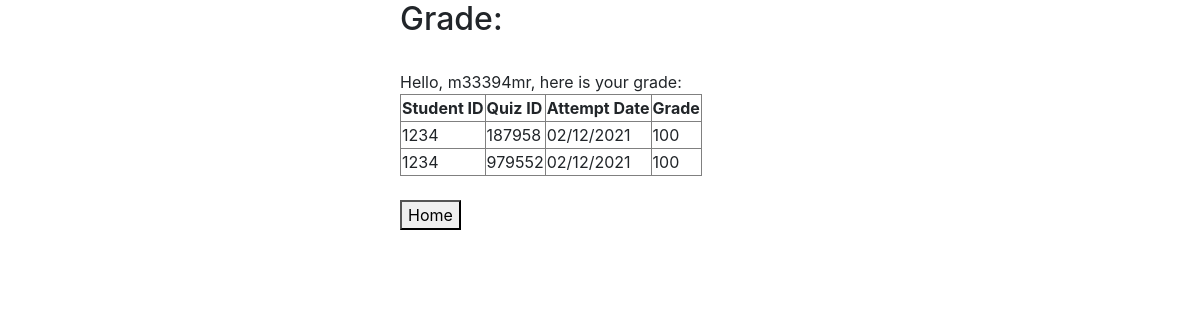
The page /php/grade.php?username=m33394mr on the database its author committed.
### tables this page shows
CREATE TABLE `Takes` (
  `Take_No` mediumint NOT NULL AUTO_INCREMENT,
  `Student_ID` int NOT NULL,
  `Student_Forename` varchar(20) NOT NULL,
  `Student_Surname` varchar(20) NOT NULL,
  `Quiz_ID` int NOT NULL,
  `Date_of_Attempt` varchar(20) DEFAULT NULL,
  `Grade` int NOT NULL,
  PRIMARY KEY (`Take_No`),
  KEY `Quiz_ID` (`Quiz_ID`),
  KEY `Student_ID` (`Student_ID`),
  CONSTRAINT `Takes_ibfk_1` FOREIGN KEY (`Quiz_ID`) REFERENCES `Quiz` (`Quiz_ID`),
  CONSTRAINT `Takes_ibfk_2` FOREIGN KEY (`Student_ID`) REFERENCES `Student` (`Student_ID`)
);

### php/grade.php (the view, shortened to what this page needs)
<!DOCTYPE html>
<html lang="en">
<head>
    <link rel="stylesheet" href="https://stackpath.bootstrapcdn.com/bootstrap/4.4.1/css/bootstrap.min.css">
</head>
<body>
    <div id='wrapper'>
    <h2>Grade:</h2>
    <?php
    $username = $_GET['username'];
    echo "<br>Hello, " . $username . ", here is your grade:<br>";
    $studentid = getStudenID($username);
    $takes = getTakes($studentid);
    showGrade($takes);
    echo "<br><a href='home.php?username=$username'>
                <button>Home</button>
                </a><br>";
    ?>
    </div>
</body>
</html>
<?php
function showGrade($takes){
    echo "<table border='1'>
            <tr>
                <th>Student ID</th><th>Quiz ID</th><th>Attempt Date</th><th>Grade</th>
            </tr>";
    foreach ($takes as $row) {
        $sid = $row['Student_ID'];
        $qid = $row['Quiz_ID'];
        $da = $row['Date_of_Attempt'];
        $gr = $row['Grade'];
        echo "<tr>
                <td>$sid</td><td>$qid</td><td>$da</td><td>$gr</td>
            <tr>";
    }
    echo "</table>";
}
function getTakes($studentid) {
    $sql = "SELECT * FROM Takes WHERE Student_ID=:sid";
    $pdo = new pdo('mysql:host=localhost;dbname=m33394mr', 'root', 'root');
	$pdo->setAttribute(PDO::ATTR_ERRMODE, PDO::ERRMODE_WARNING);
    $stmt = $pdo->prepare($sql);
	$stmt->execute([
	'sid' => $studentid
	]);
    $stmt->setFetchMode(PDO::FETCH_ASSOC);
    $takes = array();
    while ($row = $stmt->fetch()) {
        $ID = $row['Take_No'];
        $takes[$ID] = $row;
    }
    return $takes;
}
function getStudenID($username){
    $sql = "SELECT Student_ID FROM Student WHERE Username=:un";
    $pdo = new pdo('mysql:host=localhost;dbname=m33394mr', 'root', 'rooot');
	$pdo->setAttribute(PDO::ATTR_ERRMODE, PDO::ERRMODE_WARNING);
    $stmt = $pdo->prepare($sql);
	$stmt->execute([
	'un' => $username
	]);
    $stmt->setFetchMode(PDO::FETCH_ASSOC);
    while ($row = $stmt->fetch()) {
        return $row['Student_ID'];
    }
}
?>

### php/grade.php (style rules this page uses)
#wrapper { margin: auto; width: 25em; }

### rows shown on the page
takes: Student_ID "1234", Quiz_ID "187958", Date_of_Attempt "02/12/2021", Grade "100"
takes: Student_ID "1234", Quiz_ID "979552", Date_of_Attempt "02/12/2021", Grade "100"

### other values the page prints
$username "m33394mr"
